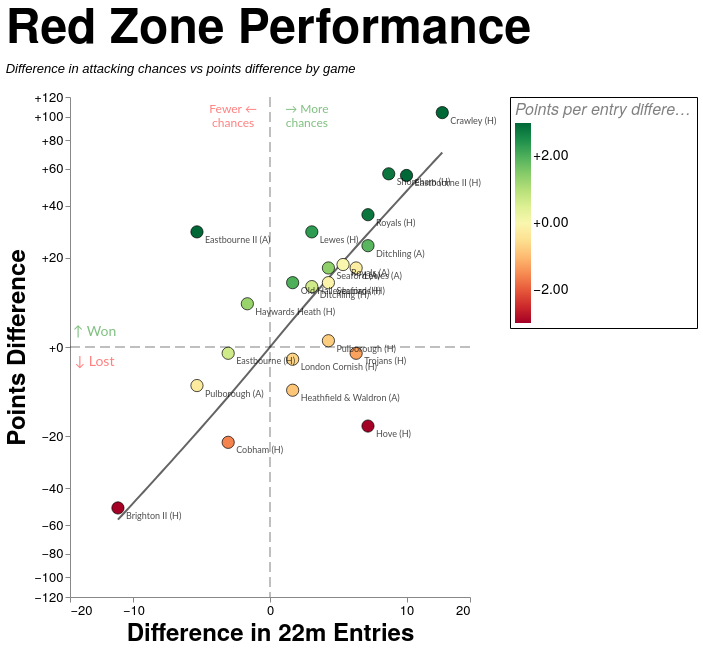

Write a Vega-Lite specification for this figure.
### Vega-Lite specification from a JSON file in a GitHub repository (floating-point values rounded to 4 significant figures; data arrays with more than 128 entries replaced by an {"elided": "..."} marker saying what was removed)
{"config": {"axis": {"labelFont": "PT Sans Narrow, Helvetica Neue, Helvetica, Arial, sans-serif", "titleFont": "PT Sans Narrow, Helvetica Neue, Helvetica, Arial, sans-serif", "labelFontSize": 13, "titleFontSize": 24, "gridColor": "#202947", "gridOpacity": 0.2, "zindex": 1}, "text": {"font": "Lato, sans-serif"}, "bar": {"cornerRadiusEnd": 5}, "header": {"labelFont": "PT Sans Narrow, Helvetica Neue, Helvetica, Arial, sans-serif", "titleFont": "PT Sans Narrow, Helvetica Neue, Helvetica, Arial, sans-serif", "labelFontSize": 24, "titleFontSize": 28, "labelFontWeight": "bold", "orient": "left"}, "legend": {"labelFont": "PT Sans Narrow, Helvetica Neue, Helvetica, Arial, sans-serif", "titleFont": "PT Sans Narrow, Helvetica Neue, Helvetica, Arial, sans-serif", "labelFontSize": 14, "titleFontSize": 16, "titlePadding": 5, "fillColor": "white", "strokeColor": "black", "padding": 10, "titleFontWeight": "lighter", "titleFontStyle": "italic", "titleColor": "gray", "offset": 10}, "title": {"font": "PT Sans Narrow, Helvetica Neue, Helvetica, Arial, sans-serif", "fontSize": 48, "fontWeight": "bold", "anchor": "start", "align": "center", "titlePadding": 20, "subtitlePadding": 10, "subtitleFontSize": 13, "subtitleColor": "", "subtitleFontStyle": "italic", "offset": 15, "color": "black"}, "axisX": {"labelAngle": 0}, "facet": {"title": null, "header": null, "align": {"row": "each", "column": "each"}, "spacing": 10}, "resolve": {"scale": {"y": "independent", "facet": "independent"}}, "background": "transparent", "scale": {"offsetBandPaddingOuter": 0.2, "offsetBandPaddingInner": 0.1}, "view": {"stroke": null, "background": "transparent"}}, "layer": [{"data": {"name": "data-d285a7403ed98ae579761d64a864032b"}, "mark": {"type": "rule", "color": "black", "opacity": 0.5, "strokeDash": [10, 5], "strokeWidth": 1}, "encoding": {"x": {"field": "x", "type": "quantitative"}}}, {"data": {"name": "data-a0a55d106695e8d630baff0f16eee66d"}, "mark": {"type": "rule", "color": "black", "opacity": 0.5, "strokeDash": [10, 5], "strokeWidth": 1}, "encoding": {"y": {"field": "y", "type": "quantitative"}}}, {"data": {"name": "data-0a01a8da3b2f6bc001aeaad18738e1e2"}, "mark": {"type": "line", "color": "#111111", "opacity": 0.65, "strokeWidth": 2}, "encoding": {"x": {"field": "entries_diff", "type": "quantitative"}, "y": {"field": "PD", "type": "quantitative"}}, "transform": [{"filter": "((rzSquad == 'All' && datum.squad == 'All') || datum.squad == rzSquad) && ((rzGameType == 'All' && datum.game_type_mode == 'All') || datum.game_type_mode == rzGameType)"}]}, {"data": {"name": "data-ce2a0aba99a987939e297f26ed25596b"}, "mark": {"type": "circle", "fillOpacity": 1.0, "size": 150, "stroke": "black", "strokeOpacity": 0.7, "strokeWidth": 1}, "encoding": {"color": {"field": "pp22_diff", "legend": {"format": "+.2f", "offset": 40, "padding": 5, "title": "Points per entry difference"}, "scale": {"clamp": true, "domain": [-3, 3], "scheme": "redyellowgreen", "zero": true}, "type": "quantitative"}, "tooltip": [{"field": "label", "title": "Game", "type": "nominal"}, {"field": "score", "title": "Score", "type": "nominal"}, {"field": "PD", "format": "+d", "title": "Points Difference", "type": "quantitative"}, {"field": "entries_22m_EGRFC", "title": "EG 22m Entries", "type": "quantitative"}, {"field": "entries_22m_Opposition", "title": "Opp 22m Entries", "type": "quantitative"}, {"field": "points_per_entry_EGRFC", "format": ".2f", "title": "EG pts per entry", "type": "quantitative"}, {"field": "points_per_entry_Opposition", "format": ".2f", "title": "Opp pts per entry", "type": "quantitative"}, {"field": "pp22_diff", "format": "+.2f", "title": "Points per Entry Diff", "type": "quantitative"}, {"field": "tries_EGRFC", "title": "EG tries", "type": "quantitative"}, {"field": "tries_Opposition", "title": "Opp tries", "type": "quantitative"}, {"field": "tries_per_entry_EGRFC", "format": ".0%", "title": "EG tries per entry", "type": "quantitative"}, {"field": "tries_per_entry_Opposition", "format": ".0%", "title": "Opp tries per entry", "type": "quantitative"}, {"field": "tp22_diff", "format": "+.2f", "title": "Tries per Entry Diff", "type": "quantitative"}], "x": {"axis": {"grid": false, "tickCount": 5}, "field": "entries_diff", "scale": {"constant": 5, "domain": [-17.25, 17.25], "nice": true, "type": "symlog"}, "title": "Difference in 22m Entries", "type": "quantitative"}, "y": {"axis": {"format": "+d", "grid": false, "tickCount": 8}, "field": "PD", "scale": {"constant": 20, "domain": [-119.6, 119.6], "nice": true, "type": "symlog"}, "title": "Points Difference", "type": "quantitative"}}, "transform": [{"filter": "(rzSquad == 'All' || datum.squad == rzSquad) && (indexof(rzSeason, datum.season) >= 0) && (rzGameType == 'All' || (rzGameType == 'League + Cup' && (datum.game_type == 'League' || datum.game_type == 'Cup')) || (rzGameType == 'League only' && datum.game_type == 'League') || datum.game_type == rzGameType)"}]}, {"data": {"name": "data-ce2a0aba99a987939e297f26ed25596b"}, "mark": {"type": "text", "align": "left", "baseline": "middle", "dx": 8, "dy": 8, "fontSize": 9, "opacity": 0.7}, "encoding": {"text": {"field": "label", "type": "nominal"}, "x": {"field": "entries_diff", "type": "quantitative"}, "y": {"field": "PD", "type": "quantitative"}}, "transform": [{"filter": "(rzSquad == 'All' || datum.squad == rzSquad) && (indexof(rzSeason, datum.season) >= 0) && (rzGameType == 'All' || (rzGameType == 'League + Cup' && (datum.game_type == 'League' || datum.game_type == 'Cup')) || (rzGameType == 'League only' && datum.game_type == 'League') || datum.game_type == rzGameType)"}]}, {"data": {"name": "data-ff5b891c7f52bc2a6c266740aed4d223"}, "mark": {"type": "text", "align": "center", "baseline": "middle", "fontSize": 14, "opacity": 0.5}, "encoding": {"color": {"condition": {"test": "(datum.y > 0)", "value": "green"}, "value": "red"}, "text": {"field": "label", "type": "nominal"}, "x": {"field": "x", "type": "quantitative"}, "y": {"field": "y", "type": "quantitative"}}}, {"data": {"name": "data-70cf91c935554955754b7ae78ce9e14e"}, "mark": {"type": "text", "align": "center", "baseline": "middle", "fontSize": 12, "opacity": 0.5}, "encoding": {"color": {"condition": {"test": "(datum.x > 0)", "value": "green"}, "value": "red"}, "text": {"field": "label", "type": "nominal"}, "x": {"field": "x", "type": "quantitative"}, "y": {"field": "y", "type": "quantitative"}}}], "height": 500, "params": [{"name": "rzSquad", "value": "All"}, {"name": "rzSeason", "value": ["2026/27", "2025/26", "2024/25"]}, {"name": "rzGameType", "value": "All"}], "resolve": {"scale": {"color": "independent", "x": "shared", "y": "shared"}}, "title": {"text": "Red Zone Performance", "subtitle": ["Difference in attacking chances vs points difference by game"]}, "width": 400, "$schema": "https://vega.github.io/schema/vega-lite/v5.20.1.json", "datasets": {"data-d285a7403ed98ae579761d64a864032b": [{"x": 0}], "data-a0a55d106695e8d630baff0f16eee66d": [{"y": 0}], "data-0a01a8da3b2f6bc001aeaad18738e1e2": {"elided": "360 records"}, "data-ce2a0aba99a987939e297f26ed25596b": [{"game_id": "2024-09-07_1st_London_Cornish", "date": "2024-09-07T00:00:00", "squad": "1st", "season": "2024/25", "game_type": "League", "label": "London Cornish (H)", "score": "16 - 18", "entries_22m_EGRFC": 7.0, "entries_22m_Opposition": 6.0, "points_EGRFC": 16.0, "points_Opposition": 18.0, "points_per_entry_EGRFC": 2.3, "points_per_entry_Opposition": 3.0, "tries_EGRFC": 2.0, "tries_Opposition": 2.0, "tries_per_entry_EGRFC": 0.2857, "tries_per_entry_Opposition": 0.3333, "PD": -2.0, "entries_diff": 1.0, "pp22_diff": -0.7, "tp22_diff": -0.04762}, {"game_id": "2024-12-14_1st_Old_Haileyburians", "date": "2024-12-14T00:00:00", "squad": "1st", "season": "2024/25", "game_type": "League", "label": "Old Haileyburians (H)", "score": "18 - 5", "entries_22m_EGRFC": 6.0, "entries_22m_Opposition": 5.0, "points_EGRFC": 18.0, "points_Opposition": 5.0, "points_per_entry_EGRFC": 3.0, "points_per_entry_Opposition": 1.0, "tries_EGRFC": 2.0, "tries_Opposition": 1.0, "tries_per_entry_EGRFC": 0.3333, "tries_per_entry_Opposition": 0.2, "PD": 13.0, "entries_diff": 1.0, "pp22_diff": 2.0, "tp22_diff": 0.1333}, {"game_id": "2025-02-15_1st_Eastbourne", "date": "2025-02-15T00:00:00", "squad": "1st", "season": "2024/25", "game_type": "League", "label": "Eastbourne (H)", "score": "14 - 15", "entries_22m_EGRFC": 5.0, "entries_22m_Opposition": 7.0, "points_EGRFC": 14.0, "points_Opposition": 15.0, "points_per_entry_EGRFC": 2.8, "points_per_entry_Opposition": 2.1, "tries_EGRFC": 2.0, "tries_Opposition": 2.0, "tries_per_entry_EGRFC": 0.4, "tries_per_entry_Opposition": 0.2857, "PD": -1.0, "entries_diff": -2.0, "pp22_diff": 0.7, "tp22_diff": 0.1143}, {"game_id": "2025-03-22_1st_Cobham", "date": "2025-03-22T00:00:00", "squad": "1st", "season": "2024/25", "game_type": "League", "label": "Cobham (H)", "score": "21 - 43", "entries_22m_EGRFC": 9.0, "entries_22m_Opposition": 11.0, "points_EGRFC": 21.0, "points_Opposition": 43.0, "points_per_entry_EGRFC": 2.3, "points_per_entry_Opposition": 3.9, "tries_EGRFC": 3.0, "tries_Opposition": 7.0, "tries_per_entry_EGRFC": 0.3333, "tries_per_entry_Opposition": 0.6364, "PD": -22.0, "entries_diff": -2.0, "pp22_diff": -1.6, "tp22_diff": -0.303}, {"game_id": "2025-04-12_1st_Haywards_Heath", "date": "2025-04-12T00:00:00", "squad": "1st", "season": "2024/25", "game_type": "Cup", "label": "Haywards Heath (H)", "score": "45 - 37", "entries_22m_EGRFC": 9.0, "entries_22m_Opposition": 10.0, "points_EGRFC": 45.0, "points_Opposition": 37.0, "points_per_entry_EGRFC": 5.0, "points_per_entry_Opposition": 3.7, "tries_EGRFC": 6.0, "tries_Opposition": 6.0, "tries_per_entry_EGRFC": 0.6667, "tries_per_entry_Opposition": 0.6, "PD": 8.0, "entries_diff": -1.0, "pp22_diff": 1.3, "tp22_diff": 0.06667}, {"game_id": "2025-10-04_1st_Seaford", "date": "2025-10-04T00:00:00", "squad": "1st", "season": "2025/26", "game_type": "League", "label": "Seaford (A)", "score": "27 - 10", "entries_22m_EGRFC": 8.0, "entries_22m_Opposition": 5.0, "points_EGRFC": 27.0, "points_Opposition": 10.0, "points_per_entry_EGRFC": 3.4, "points_per_entry_Opposition": 2.0, "tries_EGRFC": 4.0, "tries_Opposition": 2.0, "tries_per_entry_EGRFC": 0.5, "tries_per_entry_Opposition": 0.4, "PD": 17.0, "entries_diff": 3.0, "pp22_diff": 1.4, "tp22_diff": 0.1}, {"game_id": "2025-10-11_1st_Shoreham", "date": "2025-10-11T00:00:00", "squad": "1st", "season": "2025/26", "game_type": "League", "label": "Shoreham (H)", "score": "69 - 12", "entries_22m_EGRFC": 12.0, "entries_22m_Opposition": 4.0, "points_EGRFC": 69.0, "points_Opposition": 12.0, "points_per_entry_EGRFC": 5.8, "points_per_entry_Opposition": 3.0, "tries_EGRFC": 11.0, "tries_Opposition": 2.0, "tries_per_entry_EGRFC": 0.9167, "tries_per_entry_Opposition": 0.5, "PD": 57.0, "entries_diff": 8.0, "pp22_diff": 2.8, "tp22_diff": 0.4167}, {"game_id": "2025-11-08_1st_Lewes", "date": "2025-11-08T00:00:00", "squad": "1st", "season": "2025/26", "game_type": "League", "label": "Lewes (H)", "score": "43 - 14", "entries_22m_EGRFC": 11.0, "entries_22m_Opposition": 9.0, "points_EGRFC": 43.0, "points_Opposition": 14.0, "points_per_entry_EGRFC": 3.9, "points_per_entry_Opposition": 1.6, "tries_EGRFC": 5.0, "tries_Opposition": 2.0, "tries_per_entry_EGRFC": 0.4545, "tries_per_entry_Opposition": 0.2222, "PD": 29.0, "entries_diff": 2.0, "pp22_diff": 2.3, "tp22_diff": 0.2323}, {"game_id": "2025-11-15_1st_Hove", "date": "2025-11-15T00:00:00", "squad": "1st", "season": "2025/26", "game_type": "Cup", "label": "Hove (H)", "score": "15 - 32", "entries_22m_EGRFC": 10.0, "entries_22m_Opposition": 4.0, "points_EGRFC": 15.0, "points_Opposition": 32.0, "points_per_entry_EGRFC": 1.5, "points_per_entry_Opposition": 8.0, "tries_EGRFC": 7.0, "tries_Opposition": 5.0, "tries_per_entry_EGRFC": 0.7, "tries_per_entry_Opposition": 1.25, "PD": -17.0, "entries_diff": 6.0, "pp22_diff": -6.5, "tp22_diff": -0.55}, {"game_id": "2025-11-22_1st_Pulborough", "date": "2025-11-22T00:00:00", "squad": "1st", "season": "2025/26", "game_type": "League", "label": "Pulborough (A)", "score": "5 - 12", "entries_22m_EGRFC": 5.0, "entries_22m_Opposition": 9.0, "points_EGRFC": 5.0, "points_Opposition": 12.0, "points_per_entry_EGRFC": 1.0, "points_per_entry_Opposition": 1.3, "tries_EGRFC": 1.0, "tries_Opposition": 2.0, "tries_per_entry_EGRFC": 0.2, "tries_per_entry_Opposition": 0.2222, "PD": -7.0, "entries_diff": -4.0, "pp22_diff": -0.3, "tp22_diff": -0.02222}, {"game_id": "2025-11-29_1st_Eastbourne", "date": "2025-11-29T00:00:00", "squad": "1st", "season": "2025/26", "game_type": "League", "label": "Eastbourne II (H)", "score": "56 - 0", "entries_22m_EGRFC": 13.0, "entries_22m_Opposition": 3.0, "points_EGRFC": 56.0, "points_Opposition": 0.0, "points_per_entry_EGRFC": 4.3, "points_per_entry_Opposition": 0.0, "tries_EGRFC": 10.0, "tries_Opposition": 0.0, "tries_per_entry_EGRFC": 0.7692, "tries_per_entry_Opposition": 0.0, "PD": 56.0, "entries_diff": 10.0, "pp22_diff": 4.3, "tp22_diff": 0.7692}, {"game_id": "2025-12-20_1st_Ditchling", "date": "2025-12-20T00:00:00", "squad": "1st", "season": "2025/26", "game_type": "League", "label": "Ditchling (H)", "score": "29 - 17", "entries_22m_EGRFC": 11.0, "entries_22m_Opposition": 9.0, "points_EGRFC": 29.0, "points_Opposition": 17.0, "points_per_entry_EGRFC": 2.6, "points_per_entry_Opposition": 1.9, "tries_EGRFC": 5.0, "tries_Opposition": 3.0, "tries_per_entry_EGRFC": 0.4545, "tries_per_entry_Opposition": 0.3333, "PD": 12.0, "entries_diff": 2.0, "pp22_diff": 0.7, "tp22_diff": 0.1212}, {"game_id": "2026-01-10_1st_Royals", "date": "2026-01-10T00:00:00", "squad": "1st", "season": "2025/26", "game_type": "League", "label": "Royals (H)", "score": "49 - 5", "entries_22m_EGRFC": 10.0, "entries_22m_Opposition": 4.0, "points_EGRFC": 41.0, "points_Opposition": 5.0, "points_per_entry_EGRFC": 4.1, "points_per_entry_Opposition": 1.3, "tries_EGRFC": 7.0, "tries_Opposition": 1.0, "tries_per_entry_EGRFC": 0.7, "tries_per_entry_Opposition": 0.25, "PD": 36.0, "entries_diff": 6.0, "pp22_diff": 2.8, "tp22_diff": 0.45}, {"game_id": "2026-01-24_1st_Brighton", "date": "2026-01-24T00:00:00", "squad": "1st", "season": "2025/26", "game_type": "League", "label": "Brighton II (H)", "score": "0 - 50", "entries_22m_EGRFC": 3.0, "entries_22m_Opposition": 15.0, "points_EGRFC": 0.0, "points_Opposition": 50.0, "points_per_entry_EGRFC": 0.0, "points_per_entry_Opposition": 3.3, "tries_EGRFC": 0.0, "tries_Opposition": 8.0, "tries_per_entry_EGRFC": 0.0, "tries_per_entry_Opposition": 0.5333, "PD": -50.0, "entries_diff": -12.0, "pp22_diff": -3.3, "tp22_diff": -0.5333}, {"game_id": "2026-02-14_1st_Lewes", "date": "2026-02-14T00:00:00", "squad": "1st", "season": "2025/26", "game_type": "League", "label": "Lewes (A)", "score": "39 - 22", "entries_22m_EGRFC": 11.0, "entries_22m_Opposition": 6.0, "points_EGRFC": 39.0, "points_Opposition": 22.0, "points_per_entry_EGRFC": 3.5, "points_per_entry_Opposition": 3.7, "tries_EGRFC": 6.0, "tries_Opposition": 3.0, "tries_per_entry_EGRFC": 0.5455, "tries_per_entry_Opposition": 0.5, "PD": 17.0, "entries_diff": 5.0, "pp22_diff": -0.2, "tp22_diff": 0.04545}, {"game_id": "2026-02-28_1st_Pulborough", "date": "2026-02-28T00:00:00", "squad": "1st", "season": "2025/26", "game_type": "League", "label": "Pulborough (H)", "score": "14 - 13", "entries_22m_EGRFC": 8.0, "entries_22m_Opposition": 5.0, "points_EGRFC": 14.0, "points_Opposition": 13.0, "points_per_entry_EGRFC": 1.8, "points_per_entry_Opposition": 2.6, "tries_EGRFC": 1.0, "tries_Opposition": 2.0, "tries_per_entry_EGRFC": 0.125, "tries_per_entry_Opposition": 0.4, "PD": 1.0, "entries_diff": 3.0, "pp22_diff": -0.8, "tp22_diff": -0.275}, {"game_id": "2026-03-07_1st_Eastbourne", "date": "2026-03-07T00:00:00", "squad": "1st", "season": "2025/26", "game_type": "League", "label": "Eastbourne II (A)", "score": "29 - 0", "entries_22m_EGRFC": 6.0, "entries_22m_Opposition": 10.0, "points_EGRFC": 29.0, "points_Opposition": 0.0, "points_per_entry_EGRFC": 4.8, "points_per_entry_Opposition": 0.0, "tries_EGRFC": 5.0, "tries_Opposition": 0.0, "tries_per_entry_EGRFC": 0.8333, "tries_per_entry_Opposition": 0.0, "PD": 29.0, "entries_diff": -4.0, "pp22_diff": 4.8, "tp22_diff": 0.8333}, {"game_id": "2026-03-21_1st_Crawley", "date": "2026-03-21T00:00:00", "squad": "1st", "season": "2025/26", "game_type": "League", "label": "Crawley (H)", "score": "118 - 14", "entries_22m_EGRFC": 20.0, "entries_22m_Opposition": 5.0, "points_EGRFC": 118.0, "points_Opposition": 14.0, "points_per_entry_EGRFC": 5.9, "points_per_entry_Opposition": 2.8, "tries_EGRFC": 18.0, "tries_Opposition": 2.0, "tries_per_entry_EGRFC": 0.9, "tries_per_entry_Opposition": 0.4, "PD": 104.0, "entries_diff": 15.0, "pp22_diff": 3.1, "tp22_diff": 0.5}, {"game_id": "2026-03-28_1st_Ditchling", "date": "2026-03-28T00:00:00", "squad": "1st", "season": "2025/26", "game_type": "League", "label": "Ditchling (A)", "score": "27 - 3", "entries_22m_EGRFC": 11.0, "entries_22m_Opposition": 5.0, "points_EGRFC": 27.0, "points_Opposition": 3.0, "points_per_entry_EGRFC": 2.5, "points_per_entry_Opposition": 0.6, "tries_EGRFC": 4.0, "tries_Opposition": 0.0, "tries_per_entry_EGRFC": 0.3636, "tries_per_entry_Opposition": 0.0, "PD": 24.0, "entries_diff": 6.0, "pp22_diff": 1.9, "tp22_diff": 0.3636}, {"game_id": "2026-04-11_1st_Royals", "date": "2026-04-11T00:00:00", "squad": "1st", "season": "2025/26", "game_type": "League", "label": "Royals (A)", "score": "45 - 27", "entries_22m_EGRFC": 10.0, "entries_22m_Opposition": 6.0, "points_EGRFC": 45.0, "points_Opposition": 27.0, "points_per_entry_EGRFC": 4.5, "points_per_entry_Opposition": 4.5, "tries_EGRFC": 7.0, "tries_Opposition": 4.0, "tries_per_entry_EGRFC": 0.7, "tries_per_entry_Opposition": 0.6667, "PD": 18.0, "entries_diff": 4.0, "pp22_diff": 0.0, "tp22_diff": 0.03333}, {"game_id": "2026-04-18_1st_Seaford", "date": "2026-04-18T00:00:00", "squad": "1st", "season": "2025/26", "game_type": "League", "label": "Seaford (H)", "score": "40 - 27", "entries_22m_EGRFC": 9.0, "entries_22m_Opposition": 6.0, "points_EGRFC": 40.0, "points_Opposition": 27.0, "points_per_entry_EGRFC": 4.4, "points_per_entry_Opposition": 4.5, "tries_EGRFC": 6.0, "tries_Opposition": 5.0, "tries_per_entry_EGRFC": 0.6667, "tries_per_entry_Opposition": 0.8333, "PD": 13.0, "entries_diff": 3.0, "pp22_diff": -0.1, "tp22_diff": -0.1667}, {"game_id": "2026-05-02_1st_Trojans", "date": "2026-05-02T00:00:00", "squad": "1st", "season": "2025/26", "game_type": "Cup", "label": "Trojans (H)", "score": "15 - 16", "entries_22m_EGRFC": 11.0, "entries_22m_Opposition": 6.0, "points_EGRFC": 15.0, "points_Opposition": 16.0, "points_per_entry_EGRFC": 1.4, "points_per_entry_Opposition": 2.7, "tries_EGRFC": 2.0, "tries_Opposition": 2.0, "tries_per_entry_EGRFC": 0.1818, "tries_per_entry_Opposition": 0.3333, "PD": -1.0, "entries_diff": 5.0, "pp22_diff": -1.3, "tp22_diff": -0.1515}, {"game_id": "2026-09-12_1st_Heathfield_&_Waldron", "date": "2026-09-12T00:00:00", "squad": "1st", "season": "2026/27", "game_type": "Friendly", "label": "Heathfield & Waldron (A)", "score": "26 - 34", "entries_22m_EGRFC": 12.0, "entries_22m_Opposition": 11.0, "points_EGRFC": 26.0, "points_Opposition": 34.0, "points_per_entry_EGRFC": 2.2, "points_per_entry_Opposition": 3.1, "tries_EGRFC": 4.0, "tries_Opposition": 6.0, "tries_per_entry_EGRFC": 0.3333, "tries_per_entry_Opposition": 0.5455, "PD": -8.0, "entries_diff": 1.0, "pp22_diff": -0.9, "tp22_diff": -0.2121}], "data-ff5b891c7f52bc2a6c266740aed4d223": [{"x": -15.53, "y": 2.392, "label": "↑ Won"}, {"x": -15.53, "y": -2.392, "label": "↓ Lost"}], "data-70cf91c935554955754b7ae78ce9e14e": [{"x": 1.725, "y": 107.6, "label": ["→ More", "chances"]}, {"x": -1.725, "y": 107.6, "label": ["Fewer ←", "chances"]}]}}
